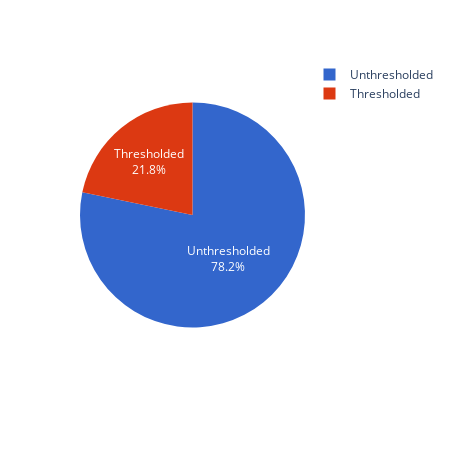

The notebook cell saved with this chart:
### Code cell
fig = _plot_pie(images_thresholded, "count", "is_thresholded", text_inside=True)
fig.write_html(
    op.join(fig_dir, "04_images_thresholded.html"), full_html=True, include_plotlyjs=True
)
fig.write_image(op.join(fig_dir, "04_images_thresholded.png"), scale=6)
fig.show()

### Figure 1 — Plotly figure (JSON) as saved in the notebook; plotly's stock layout.template omitted (floating-point values rounded to 4 significant figures)
{"data": [{"domain": {"x": [0, 1], "y": [0, 1]}, "hovertemplate": "is_thresholded=%{label}<br>count=%{value}<extra></extra>", "labels": ["Unthresholded", "Thresholded"], "legendgroup": "", "name": "", "showlegend": true, "textinfo": "percent+label", "textposition": "inside", "type": "pie", "values": [206206, 57358]}], "layout": {"height": 450, "legend": {"tracegroupgap": 0}, "margin": {"t": 60}, "piecolorway": ["#3366CC", "#DC3912"], "width": 450}}
